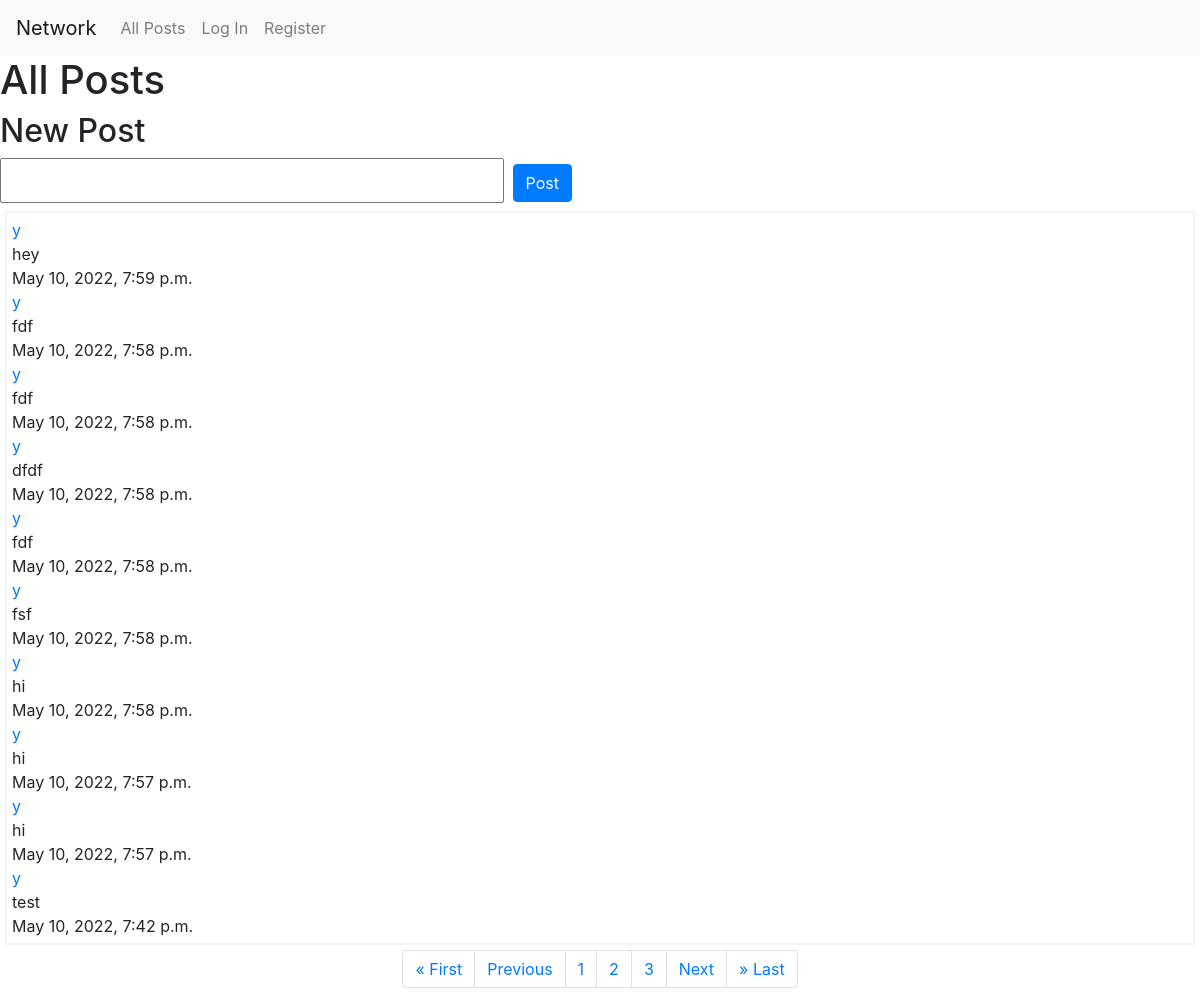
Screenshot of /?page=2 with the database file from the repository.
### network/models.py (models this page shows)
class Posts(models.Model):
    content = models.TextField(max_length=280)
    user = models.ForeignKey(
        "User", on_delete=models.CASCADE, related_name="Posts")
    timestamp = models.DateTimeField(auto_now_add=True)

class User(AbstractUser):
    pass

### network/views.py (the view)
# urls.py: path("", views.index, name="index"),
def index(request):
    page = request.GET.get('page')
    all_posts = Posts.objects.order_by(
        '-timestamp')  # - indicates descending order
    all_posts = Paginator(all_posts, 10)
    posts = all_posts.get_page(page)
    return render(request, "network/index.html", {
        'posts': posts})

### network/templates/network/index.html (shortened to what this page needs)
{% extends "network/layout.html" %}
{% load static %}
{% block body %}
<div class="all-posts-header" id="all-posts-title-id">
    <h1> All Posts <h1>
</div>
<div id='new-post-form'>
    <h2> New Post <h2>
            <form id="post-form">
                <input id="form-input">
                <input id='submit-button' type="submit" class="btn btn-primary" value="Post" />
            </form>
</div>
<div class='all-posts'>
    {% for post in posts%}
    <div class="posts" id="{{post.id}}">
        <a href="{% url 'index' %}">{{post.user}}</a><br>
        {{post.content}}<br>
        {{post.timestamp}}<br>
    </div>
    {% endfor %}
</div>
<nav aria-label="...">
    <ul class="pagination justify-content-center">
        {% if posts.has_previous %}
        <li class="page-item"><a class="page-link" href="?page=1">&laquo; First</a></li>
        <li class="page-item"><a class="page-link" href="?page={{posts.previous_page_number}}">Previous</a></li>
        {% endif %}
        {% for i in posts.paginator.page_range%}
        <li class="page-item"><a class="page-link" href="?page={{i}}">{{i}}</a></li>
        {%endfor%}
        {% if posts.has_next %}
        <li class="page-item"><a class="page-link" href="?page={{posts.next_page_number}}">Next</a></li>
        <li class="page-item"><a class="page-link" href="?page={{posts.paginator.num_pages}}">&raquo; Last</a></li>
        {% endif %}
    </ul>
</nav>
{% endblock %}

### network/static/network/styles.css (style rules this page uses)
.all-posts { border: 2px solid whitesmoke; padding: 5px; margin: 5px; display: block; }

### rows the page displays
Posts: user "y", content "hey", timestamp "May 10, 2022, 7:59 p.m."
Posts: user "y", content "fdf", timestamp "May 10, 2022, 7:58 p.m."
Posts: user "y", content "fdf", timestamp "May 10, 2022, 7:58 p.m."
Posts: user "y", content "dfdf", timestamp "May 10, 2022, 7:58 p.m."
Posts: user "y", content "fdf", timestamp "May 10, 2022, 7:58 p.m."
Posts: user "y", content "fsf", timestamp "May 10, 2022, 7:58 p.m."
Posts: user "y", content "hi", timestamp "May 10, 2022, 7:58 p.m."
Posts: user "y", content "hi", timestamp "May 10, 2022, 7:57 p.m."
Posts: user "y", content "hi", timestamp "May 10, 2022, 7:57 p.m."
Posts: user "y", content "test", timestamp "May 10, 2022, 7:42 p.m."

### other values shown
{{ i }} "1" "2" "3"
